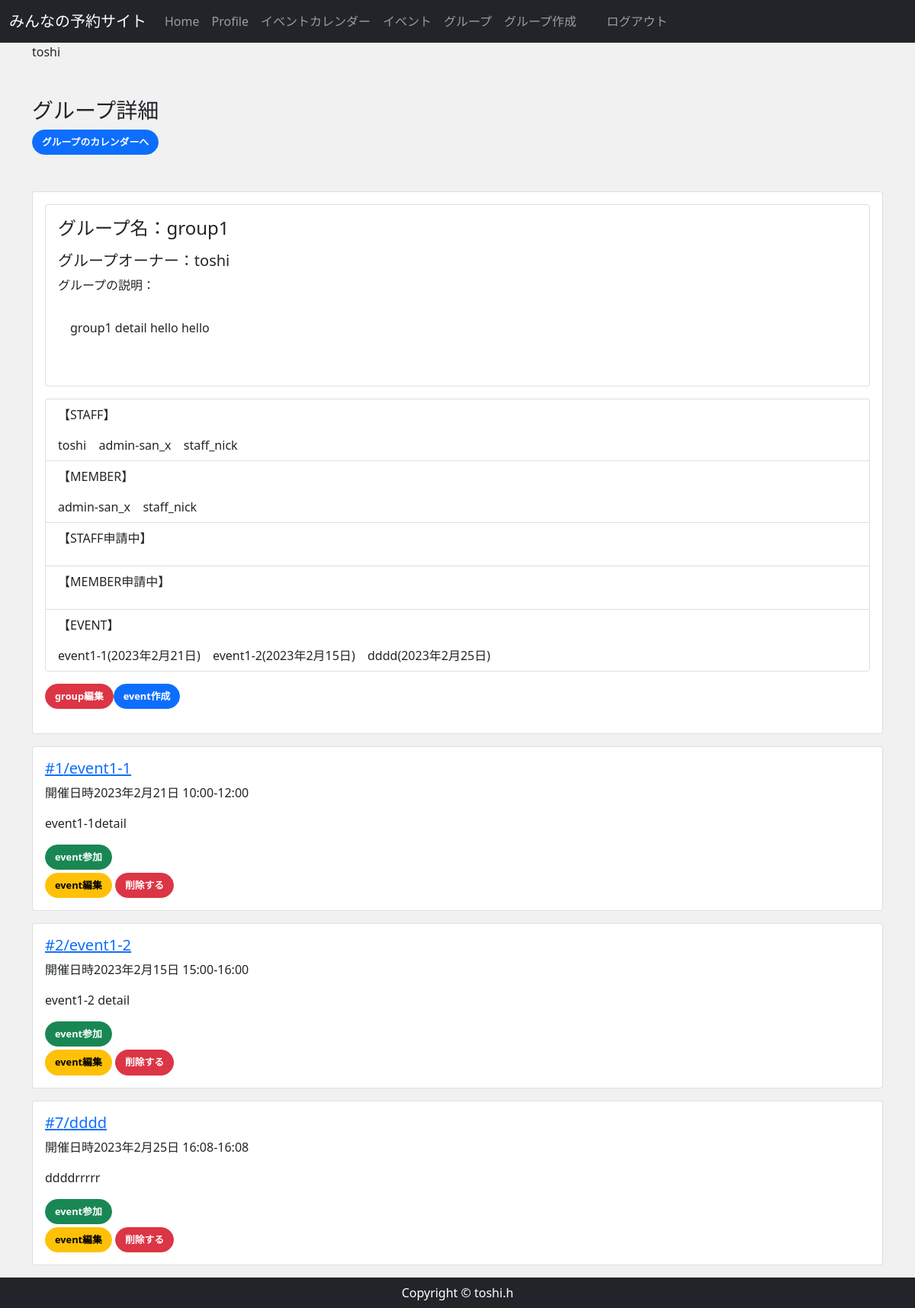
The app's page /group_detail/1/ (signed in), older data.
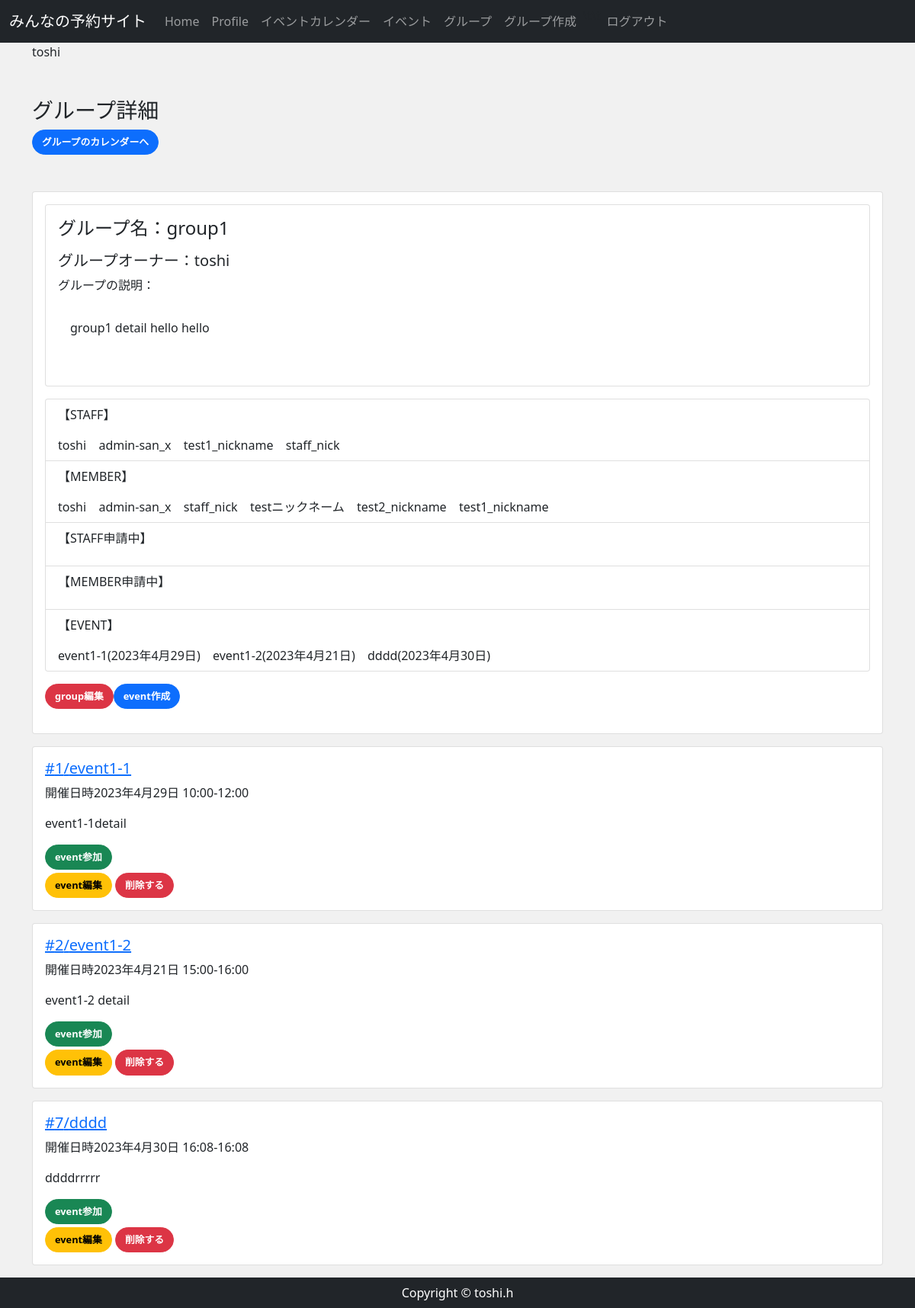
The same page, newer data.
### accounts/models.py (models this page shows, shortened)
class CustomUser(AbstractBaseUser, PermissionsMixin):
    email = models.EmailField(
        verbose_name='email',
        max_length=255,
        unique=True,
        )
    first_name = models.CharField('名', max_length=150)
    last_name = models.CharField('姓', max_length=150)
    nickname = models.CharField('ニックネーム', max_length=150,  null=True, blank=True)
    active = models.BooleanField(default=True)
    staff = models.BooleanField(default=False) #staffかどうか
    admin = models.BooleanField(default=False)
    objects = UserManager()
    EMAIL_FIELD = 'email'
    USERNAME_FIELD = 'email'
    REQUIRED_FIELDS = []
    def __str__(self):
        return self.email
    @property
    def is_active(self):
        return self.active
    class Meta(AbstractBaseUser.Meta):
        db_table = 'custom_user'

### reservation/models.py (models this page shows, shortened)
class Event(models.Model):
    event_title = models.CharField(max_length=150)
    event_detail = models.TextField()
    group = models.ForeignKey(Group,  on_delete=models.CASCADE, related_name="group_event")
    event_date = models.DateField()
    start_time = models.TimeField()
    end_time = models.TimeField()

### reservation/views.py (the view, shortened to what this page needs)
# urls.py: path('group_detail/<int:pk>/',views.GroupDetailView.as_view(), name="group_detail"), #グループ詳細
class GroupDetailView(DetailView):
    model=Group
    template_name = 'reservation/group_detail.html'
    def get(self, request, *args, **kwargs):
        print("getメソッド")
        group_data = Group.objects.get(id=self.kwargs['pk'])
        event_data = Event.objects.filter(group=group_data)
        member_data = ApprovedMember.objects.filter( #memberデータ取得
            group = group_data, approved = True)
        staff_data = ApprovedStaff.objects.filter( #staffデータ取得
            group = group_data, approved = True)
        applying_staffs=ApplyingStaff.objects.filter(group=group_data, applying=True)
        applying_members=ApplyingMember.objects.filter(group=group_data, applying=True)
        member_names = {m_data.member for m_data in member_data}
        print("member_names:",member_names)
        staff_names = {s_data.staff for s_data in staff_data}
        """グループ加入の承認済みデータのリストに名前があり、かつapprovedでないと別ページにリダイレクトされる"""
        is_group_staff = self.request.user in staff_names
        is_group_member = self.request.user in member_names
        join_event_list=[]
        join_event=Join.objects.filter(join_name=self.request.user, join=True)
        for j_ev in join_event:
            join_event_list.append(j_ev.join_event.pk)
        ctx={
                'group_data':group_data,
                'member_data':member_data,
                'member_names':member_names,
                'staff_names':staff_names,
                'event_data':event_data,
                'is_group_staff':is_group_staff,
                'is_group_member':is_group_member,
                'applying_staffs':applying_staffs,
                'applying_members':applying_members,
                'join_event_list': join_event_list,
            }
        if (request.user in staff_names) or  (request.user in member_names):
            return render(request, 'reservation/group_detail.html', ctx)
        else:
            return HttpResponse('<h1>%sさんは%sの詳細は見られません</h1>' % (request.user.nickname, group_data.group_name ))

### reservation/templates/reservation/group_detail.html (shortened to what this page needs)
{% extends 'reservation/base.html' %}
{% block content %}
    <div class="my-5">
        <h3>グループ詳細</h3>
        <p><a class='btn btn-primary' href="{% url 'group_detail_cal' group_data.pk %}">グループのカレンダーへ</a></p>
    </div>
    <div class="card mb-3 col-lg-auto" style="">
        <div class="card-body">
            <div class="card mb-3 col-lg-auto" style="">
                <div class="card-body">
                    <h4 class="card-title mb-3"><div hidden>#{{ group_data.pk }}</div>グループ名：{{ group_data.group_name }}</h4>
                    <h5>グループオーナー：{{ group_data.group_owner.nickname }}</h5>
                    <p>グループの説明：</p>
                    <div class="card-body mb-3 col-lg-auto">
                        <p class="card-text mb-3">{{ group_data.group_detail }}</p>
                    </div>
                </div>
            </div>
                    <ul class="list-group listgroup-flush mb-3">
                        <li class="list-group-item">
                        <p>【STAFF】</p>
                            {% for s_name in staff_names %}
                            {{s_name.nickname}} &ensp;
                            {% endfor %}
                        </li>
                        <li class="list-group-item">
                        <p>【MEMBER】</p>
                            {% for m_name in member_names %}
                            {{ m_name.nickname }} &ensp;
                            {% endfor %}
                        </li>
                        {% if is_group_staff %}
                        <li class="list-group-item">
                        <p>【STAFF申請中】</p>
                        </li>
                        <li class="list-group-item">
                        <p>【MEMBER申請中】</p>
                        </li>
                        {% endif %}
                        <li class="list-group-item">
                        <p>【EVENT】</p>
                            {% for event in event_data %}
                            {{ event.event_title }}({{ event.event_date }})
                             &ensp;
                            {% endfor %}
                        </li>
                    </ul>
                    {% if is_group_staff %}
                        <a href="{% url 'group_edit' group_data.pk  %} " class="btn btn-danger mb-3">group編集</a><a href="{% url 'event_new' group_data.pk  %} " class="btn btn-primary mb-3">event作成</a>
                    {% endif %}
        </div>
    </div>
    {% for event in event_data %}
             <div class="card mb-3 col-lg-auto">
                <div class="card-body">
                    <h5 class="card-title"><a href="{% url 'event_detail' event.pk %}"> #{{ event.pk }}/{{ event.event_title }}</a>
                    </h5>
                    <p>開催日時{{event.event_date}} {{ event.start_time }}-{{ event.end_time }}</p>
                    <p class="card-text">{{ event.event_detail|truncatechars:100 }}</p>
                    {% if not event.pk in join_event_list %}
                       <p class="my-1">
                        <a href="{% url 'event_join' event.pk  %} " class="btn btn-success">event参加</a>
                       </p>
                    {% endif %}
                    {% if is_group_staff %}
                        <a href="{% url 'event_edit' event.pk  %} " class="btn btn-warning">event編集</a>
                        <a href="{% url 'event_delete' event.pk %}" class="btn btn-danger">削除する</a>
                    {% endif %}
                </div>
            </div>
        {% endfor %}
{% endblock %}

### reservation/templates/reservation/base.html (shortened to what this page needs)
{% load static %}
<!DOCTYPE html>
<html lang="ja">
<head>
    <link href="https://cdn.jsdelivr.net/npm/bootstrap@5.0.2/dist/css/bootstrap.min.css" rel="stylesheet">
    <link rel="stylesheet" href="{% static 'css/rsv_style.css' %}">
<nav class="navbar navbar-expand-lg bg-body-tertiary navbar-dark bg-dark" >
    <div class="container-fluid">
    <a class="navbar-brand" href="{% url 'home' %}">
    みんなの予約サイト
    </a>
    <div class="collapse navbar-collapse" id="navbarSupportedContent">
        <ul class="navbar-nav ml-auto">
        <li class="nav-item">
            <a class="nav-link" href="{% url 'home' %}">Home </a>
        </li>
        {% if user.is_authenticated %}
            <li class="nav-item">
                <a class="nav-link" href="{% url 'userprofile' user.pk %}">Profile</a>
            </li>
            <li class="nav-item">
                <a class="nav-link" href="{% url 'gp_event_cal' %}">イベントカレンダー </a>
            </li>
            <li class="nav-item">
                <a class="nav-link" href="{% url 'event' %}">イベント </a>
            </li>
            <li class="nav-item">
                <a class="nav-link" href="{% url 'group' %}">グループ </a>
            </li>
            <li class="nav-item">
                <a class="nav-link" href="{% url 'group_new' %}">グループ作成 </a>
            </li>
            <li>
            <p>\t\t</p>
            </li>
            <li class="nav-item">
                <a class="nav-link" href="{% url 'account_logout' %}">ログアウト </a>
            </li>
        {% endif %}
        </ul>
    </div>
    </nav>
    <main>
        <div class="container">
            <p >{{user.nickname}}</p>
            {% block content %}
            {% endblock %}
        </div>
    </main>
    <footer class="py-2 bg-dark">
        <p class="m-0 text-center text-white">Copyright &copy; toshi.h</p>
    </footer>
</body>
</html>

Row changes from the older to the newer data that the page shows:
now on one of the page's lists (row edited): CustomUser: nickname "toshi"
added CustomUser: nickname "test1_nickname"
now on this page (row edited): CustomUser: nickname "testニックネーム"
added CustomUser: nickname "test2_nickname"
changed Event "event1-1": event_date "2023年2月21日" → "2023年4月29日"
changed Event "event1-2": event_date "2023年2月15日" → "2023年4月21日"
changed Event "dddd": event_date "2023年2月25日" → "2023年4月30日"
